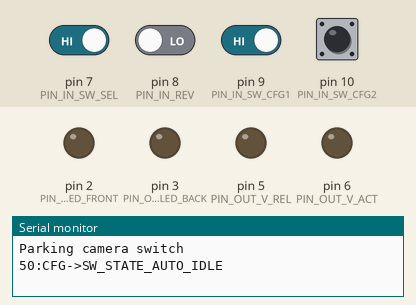
The sketch below on a simulated Arduino Uno, built with avr-gcc and run on an emulated ATmega328P. Shown: output pins drawn as LEDs (lit = HIGH), the last lines printed to the serial monitor. Dashed ring = blinking. The test bench sets the inputs (shaded band); at power-on: pin 7 (PIN_IN_SW_SEL), pin 9 (PIN_IN_SW_CFG1), pin 10 (PIN_IN_SW_CFG2) HIGH, pin 8 (PIN_IN_REV) LOW.

Above: at 1.2 s.
1.3 s: pin 7 (PIN_IN_SW_SEL) driven LOW and pin 9 (PIN_IN_SW_CFG1) driven LOW
At 1.42 s:
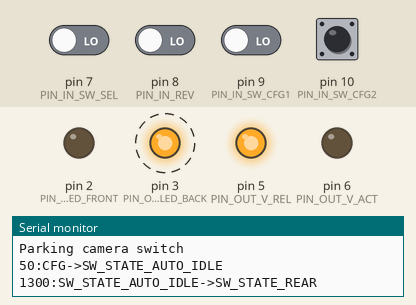
4.3 s: pin 9 (PIN_IN_SW_CFG1) driven HIGH
At 5.5 s:
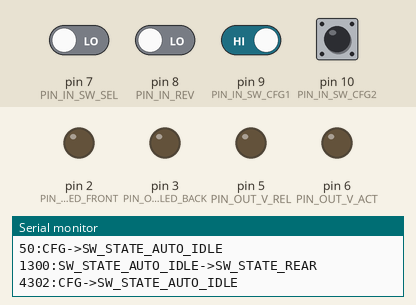
5.8 s: pin 8 (PIN_IN_REV) driven HIGH and pin 9 (PIN_IN_SW_CFG1) driven LOW
At 6.8 s:
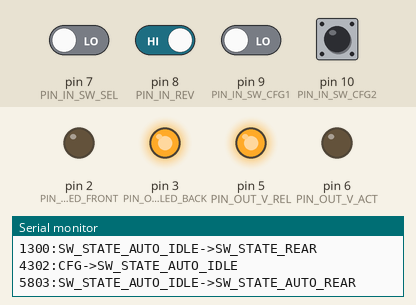
7.3 s: pin 8 (PIN_IN_REV) driven LOW
At 8.0 s:
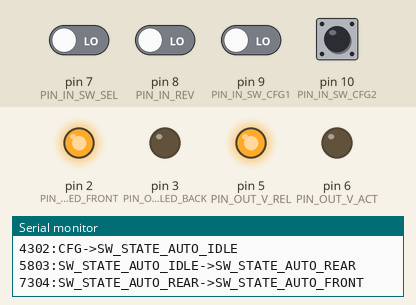
8.8 s: pin 10 (PIN_IN_SW_CFG2) pulled LOW for 0.15 s
At 9.2 s:
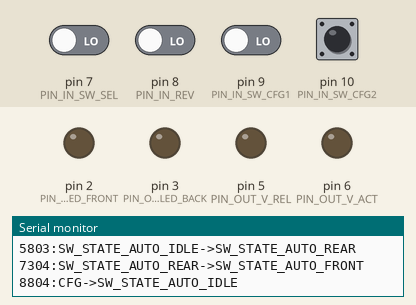
10.4 s: pin 8 (PIN_IN_REV) driven HIGH
At 11.6 s:
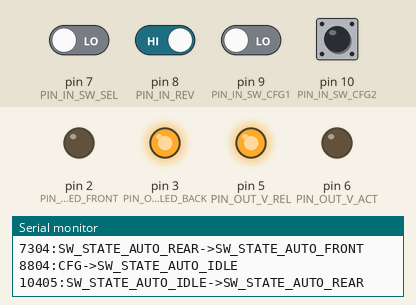
Timing chart, 0 to 12.9 s (numbered marks = the images above; inputs shaded):
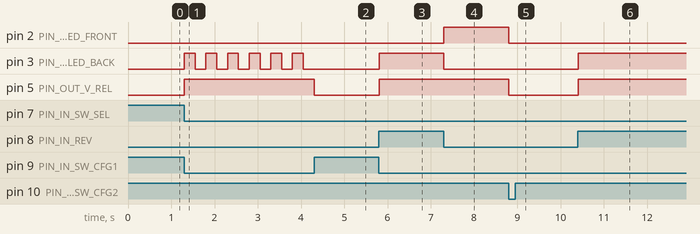

Measured:
- after the input at 1.3 s, pin 3 (PIN_OUT_LED_BACK): alternates HIGH for 0.25 s and LOW for 0.25 s, starting at once; pin 5 (PIN_OUT_V_REL): LOW → HIGH at once
- after the input at 4.3 s, pin 3 (PIN_OUT_LED_BACK): stops changing and stays LOW; pin 5 (PIN_OUT_V_REL): HIGH → LOW at once
- after the input at 5.8 s, pin 3 (PIN_OUT_LED_BACK), pin 5 (PIN_OUT_V_REL): LOW → HIGH at once
- after the input at 7.3 s, pin 2 (PIN_OUT_LED_FRONT): LOW → HIGH at once; pin 3 (PIN_OUT_LED_BACK): HIGH → LOW at once
- after the input at 8.8 s, pin 2 (PIN_OUT_LED_FRONT), pin 5 (PIN_OUT_V_REL): HIGH → LOW at once
- after the input at 10.4 s, pin 3 (PIN_OUT_LED_BACK), pin 5 (PIN_OUT_V_REL): LOW → HIGH at once

The sketch:

arduino_nano_car_back_front_camera_switch.ino
```cpp
/*
 *
 * REV CAM VIDEO   >----
 *                       \__NC
 *                        __  \----> VIDEO OUT
 *                       /  NO|
 * FRONT CAM VIDEO >----      |
 *                            |
 * VIDEO SW RELAY  >----------
 *
 *
 *                         --------
 * REVERSE LIGHT     >----|        |----> STATUS LED FRONT (WHITE)
 *                        |        |
 * SWITCH SELECT     >----|        |----> STATUS LED BACK (RED)
 *                        |        |
 * FRONT BUZ         >----|        |----> VIDEO SW RELAY
 *                        |        |
 *                        |        |----> VIDEO ACT
 *                         --------
 *
 *                 ------                              ------
 *  ---- init --->|      |---- (switch triggered) --->|      |
 *                | AUTO |                            | REAR |
 *                |      |<-- (timeout_det == TRUE) --|      |
 *                 ------                              ------
 *                    ^                                   |
 *                    |                                   |
 *        (switch_trigered) ||                     (switch_trigered)
 *        (timeout_det == TRUE)                           |
 *                    |          -------                  |
 *                     ---------|       |<----------------
 *                              | FRONT |
 *                              |       |
 *                               -------
 *
 *
 *       ----------------------------------------------------------------
 *      |                            AUTO                                |
 *      |                                                                |
 *      |    -------          (f_dist < fdmax) &&             -------    |
 *      |   |       |-------- (auto_front == TRUE) && ------>|       |   |
 * --init-->| AUTO_ |         (rev_act == FALSE)             | AUTO_ |   |
 *      |   | IDLE  |                                        | FRONT |   |
 *      |   |       |<------- (f_dist > fdmax) || ---------->|       |   |
 *      |    -------          (sw_trig == TRUE)               -------    |
 *      |                                                                |
 *      |                                                                |
 *      |                                                                |
 *      |                                                                |
 *      |                                                                |
 *      |                                                                |
 *      |                                                                |
 *      |                                                                |
 *      |                                                                |
 *      |                                                                |
 *      |                                                                |
 *
 *
 *   AUTO_IDLE --sw--> FRONT --sw--> REAR --sw--> AUTO_IDLE
 *                                        --to--> AUTO_IDLE
 *                           --to--> AUTO_IDLE
 *   AUTO_IDLE --rv--> AUTO_REAR --/rv--> AUTO_FRON --to--> AUTO_IDLE
 *                               --sw--> FRONT --sw--> AUTO_REAR
 *                                             --to--> AUTO_REAR
 *
 *
 *  1. std reverse
 *  2. rev + front (ON on request)
 *  3. rev + front (ON always)
 *
 */

#define DEBUG      1
#if (DEBUG)
#define DBG_HDR     Serial.print (millis()); Serial.print (":");
#define DBG(x)      DBG_HDR; Serial.print (x)
#define DBGLN(x)    DBG_HDR; Serial.println (x)
#else
#define DBG
#define DBGLN
#endif

#define PIN_OUT_LED_FRONT       2      // white
#define PIN_OUT_LED_BACK        3      // red
#define PIN_OUT_CAM_POW         4      // camera power
#define PIN_OUT_V_REL           5      // video switch
#define PIN_OUT_V_ACT           6      // video activate (to Headunit)
#define PIN_IN_SW_SEL           7      // switch
#define PIN_IN_REV              8      // reverse active
#define PIN_IN_SW_CFG1          9      // config switch 1
#define PIN_IN_SW_CFG2          10     // config switch 2

#define PIN_IN_SW_ON            LOW
#define PIN_IN_SW_OFF           HIGH

#define PIN_IN_REV_ON           HIGH
#define PIN_IN_REV_OFF          LOW

#define PIN_IN_SW_CFG_ON        LOW
#define PIN_IN_SW_CFG_OFF       HIGH

#define PIN_OUT_RELAY_ON        HIGH
#define PIN_OUT_RELAY_OFF       LOW

#define PIN_OUT_LED_FRONT_ON    HIGH
#define PIN_OUT_LED_FRONT_OFF   LOW

#define PIN_OUT_LED_BACK_ON     HIGH
#define PIN_OUT_LED_BACK_OFF    LOW

#define CYCLIC_PERIOD           50      // period in (ms)

#define TO_SW_FRONT          5000   // front manual activation timeout
#define TO_SW_REAR           5000   // rear manual activation timeout
#define TO_REV_TO_FRONT      5000    // front auto activation from reverse timeout

#define LED_BLINK_PER        500
#define LED_BLINK_TO         (LED_BLINK_PER/2)

typedef enum
{
    SW_STATE_AUTO_IDLE  = 0,   // no video active, relay is OFF
    SW_STATE_AUTO_REAR  = 1,   // no video active, relay is OFF
    SW_STATE_AUTO_FRONT = 2,   // no video active, relay is OFF
    SW_STATE_REAR       = 3,   // reverse light active
    SW_STATE_FRONT      = 4,
    SW_STATE_MAX
} SW_STATE;

typedef enum
{
    SW_CFG_STD_REV   = 0,     // only reverse in standard mode
    SW_CFG_ON_REQ    = 1,     // reverse + front, powered on request
    SW_CFG_ON_ALWAYS = 2      // reverse + front, always powered
} SW_CFG;

uint8_t pinInRev = 0;
uint8_t pinInFrontBuz = 0;

bool ledBlinkOn = false;
uint16_t ledBlinkPer = 0;

SW_CFG swCfg;
bool swCfg1Act = false;     // config switch active
bool swCfg2Act = false;     // config switch active

bool swSelAct = false;      // select switch active
bool swSelActed = false;    // select switch triggered
uint16_t swSelTo = 0;       // selection switch timeout
uint16_t rev2frontTo = 0;       // selection switch timeout

bool swFrontAuto = false;   // auto switch to front camera based on distance
bool revAct = false;        // reverse active (activate by reverse light)
bool revActed = false;      // reverse activated (activated by reverse light)

SW_STATE swState = SW_STATE_AUTO_IDLE;
SW_STATE swStatePrev = SW_STATE_AUTO_IDLE;

uint32_t timeNow = 0;
uint32_t timeOld = 0;

/******************************************************************************
*
* setup - main setup
*
* TODO
*
* RETURNS: N/A
*/

void setup()
    {
    Serial.begin (115200);
    Serial.println ("Parking camera switch");
    setupPins ();
    }

/******************************************************************************
*
* setup - main setup
*
* TODO
*
* RETURNS: N/A
*/

void loop()
    {
    timeNow = millis();
    if ((timeNow - timeOld) < CYCLIC_PERIOD)
        {
        return;
        }
    timeOld = timeNow;

    if (swSelTo > CYCLIC_PERIOD)
        {
        swSelTo -= CYCLIC_PERIOD;
        }
    else
        {
        swSelTo = 0;        // select switch timeout
        }

    if (rev2frontTo > CYCLIC_PERIOD)
        {
        rev2frontTo -= CYCLIC_PERIOD;
        }
    else
        {
        rev2frontTo = 0;
        }

    loopReadInputs ();
    loopState ();
    loopWriteOutputs ();
    }

/******************************************************************************
*
* setup - main setup
*
* TODO
*
* RETURNS: N/A
*/

void setupPins (void)
    {
    pinMode (PIN_OUT_LED_FRONT, OUTPUT);
    pinMode (PIN_OUT_LED_BACK, OUTPUT);
    pinMode (PIN_OUT_V_REL, OUTPUT);
    pinMode (PIN_OUT_V_ACT, OUTPUT);

    pinMode (PIN_IN_SW_SEL, INPUT_PULLUP);
    pinMode (PIN_IN_REV, INPUT);
    pinMode (PIN_IN_SW_CFG1, INPUT_PULLUP);
    pinMode (PIN_IN_SW_CFG2, INPUT_PULLUP);
    }

/******************************************************************************
*
* setup - main setup
*
* TODO
*
* RETURNS: N/A
*/

void loopReadInputs (void)
    {
    uint8_t pin;

    // select switch

    pin = digitalRead (PIN_IN_SW_SEL);
    if ((pin == PIN_IN_SW_ON) && (!swSelAct))    // switch triggered
        {
        swSelActed = true;
        }
    else
        {
        swSelActed = false;
        }

    if (pin == PIN_IN_SW_ON)                  // switch active
        {
        swSelAct = true;
        }
    else
        {
        swSelAct = false;
        }

    // config switch

    pin = digitalRead (PIN_IN_SW_CFG1);
    if (pin == PIN_IN_SW_ON)                  // switch active
        {
        swCfg1Act = true;
        }
    else
        {
        swCfg1Act = false;
        }
    pin = digitalRead (PIN_IN_SW_CFG2);
    if (pin == PIN_IN_SW_ON)                  // switch active
        {
        swCfg2Act = true;
        }
    else
        {
        swCfg2Act = false;
        }

    if (swCfg1Act && !swCfg2Act)
        {
        swCfg = SW_CFG_ON_ALWAYS;
        }
    else if (!swCfg1Act && swCfg2Act)
        {
        swCfg = SW_CFG_ON_REQ;
        }
    else
        {
        swCfg = SW_CFG_STD_REV;
        }

    // reverse activation

    pin = digitalRead (PIN_IN_REV);

    if ((pin == PIN_IN_REV_ON) && (!revAct))    /* reverse activated */
        {
        revActed = true;
        }
    else
        {
        revActed = false;
        }

    if (pin == PIN_IN_REV_ON)                   /* reverse active */
        {
        revAct = true;
        }
    else
        {
        revAct = false;
        }
    }

/******************************************************************************
*
* setup - main setup
*
* TODO
*
* RETURNS: N/A
*/

void loopState (void)
    {
    static int cnt = 1;

    if (swCfg == SW_CFG_STD_REV)
        {
        if (cnt != 0)
            {
            DBGLN ("CFG->SW_STATE_AUTO_IDLE");
            cnt = 0;
            }
         swState = SW_STATE_AUTO_IDLE;
        return;
        }
    cnt++;

    switch (swState)
        {
/* AUTO IDLE */
        case (SW_STATE_AUTO_IDLE):
            if (revActed)
                {
                DBGLN ("SW_STATE_AUTO_IDLE->SW_STATE_AUTO_REAR");
                swStatePrev = swState;
                swState = SW_STATE_AUTO_REAR;
                }
            else if (swSelActed) // selection switch trigger
                {
                DBGLN ("SW_STATE_AUTO_IDLE->SW_STATE_REAR");
                swStatePrev = swState;
                swState = SW_STATE_REAR;
                swSelTo = TO_SW_REAR;
                }
            break;

/* AUTO REAR */
        case (SW_STATE_AUTO_REAR):
            if (!revAct)    // reverse inactive
                {
                DBGLN ("SW_STATE_AUTO_REAR->SW_STATE_AUTO_FRONT");
                swStatePrev = swState;
                swState = SW_STATE_AUTO_FRONT;
                rev2frontTo = TO_REV_TO_FRONT;
                }
            else if (swSelActed)     // request to switch -> FRONT
                {
                DBGLN ("SW_STATE_AUTO_REAR->SW_STATE_FRONT");
                swStatePrev = swState;
                swState = SW_STATE_FRONT;
                swSelTo = TO_SW_FRONT;
                }

            break;

/* AUTO FRONT */
        case (SW_STATE_AUTO_FRONT):
            if (revActed ||
                ((rev2frontTo == 0) && revAct))
                {
                DBGLN ("SW_STATE_AUTO_FRONT->SW_STATE_AUTO_REAR");
                swStatePrev = swState;
                swState = SW_STATE_AUTO_REAR;
                }
            else if (swSelActed || (rev2frontTo == 0))
                {
                DBGLN ("SW_STATE_AUTO_FRONT->SW_STATE_AUTO_IDLE");
                swStatePrev = swState;
                swState = SW_STATE_AUTO_IDLE;
                }
            break;

/* REAR */
        case (SW_STATE_REAR):
            if (swSelActed)
                {
                DBGLN ("SW_STATE_REAR->SW_STATE_FRONT");
                swStatePrev = swState;
                swState = SW_STATE_FRONT;
                swSelTo = TO_SW_FRONT;
                }
            else if (swSelTo == 0) // switch select timeout
                {
                if (revAct)     // switch back to auto REAR
                    {
                    DBGLN ("SW_STATE_REAR->SW_STATE_AUTO_REAR");
                    swStatePrev = swState;
                    swState = SW_STATE_AUTO_REAR;
                    }
                else
                    {
                    DBGLN ("SW_STATE_REAR->SW_STATE_AUTO_IDLE");
                    swStatePrev = swState;
                    swState = SW_STATE_AUTO_IDLE;
                    }
                }
            break;

/* FRONT */
        case (SW_STATE_FRONT):
            if (swSelActed)
                {
                DBGLN ("SW_STATE_FRONT->SW_STATE_AUTO_IDLE");
                swStatePrev = swState;
                swState = SW_STATE_AUTO_IDLE;
                }
            else if (swSelAct)       // keep state while button pressed
                {

                }
            else if (swSelTo == 0) // selection switch trigger
                {
                if (revAct)     // switch back to auto REAR
                    {
                    DBGLN ("SW_STATE_FRONT->SW_STATE_AUTO_REAR");
                    swStatePrev = swState;
                    swState = SW_STATE_AUTO_REAR;
                    }
                else
                    {
                    DBGLN ("SW_STATE_FRONT->SW_STATE_AUTO_IDLE");
                    swStatePrev = swState;
                    swState = SW_STATE_AUTO_IDLE;
                    }
                }
            break;

        default:
            break;
        }
    }

/******************************************************************************
*
* setup - main setup
*
* TODO
*
* RETURNS: N/A
*/

void loopWriteOutputs (void)
    {
    // video switch relay

    if ((swState == SW_STATE_FRONT) ||          /* switch relay to N0 */
        (swState == SW_STATE_AUTO_FRONT))
        {
        digitalWrite (PIN_OUT_V_REL, PIN_OUT_RELAY_ON);
        }
    else
        {
        digitalWrite (PIN_OUT_V_REL, PIN_OUT_RELAY_OFF);
        }

    // CAM power

    if (swCfg == SW_CFG_ON_ALWAYS)
        {
        digitalWrite (PIN_OUT_CAM_POW, PIN_OUT_RELAY_ON);
        }
    else if ((swCfg == SW_CFG_ON_REQ) && (swState != SW_STATE_AUTO_IDLE))
        {
        digitalWrite (PIN_OUT_CAM_POW, PIN_OUT_RELAY_ON);
        }
    else
        {
        digitalWrite (PIN_OUT_CAM_POW, PIN_OUT_RELAY_OFF);
        }

    // video activation

    if (swState != SW_STATE_AUTO_IDLE)
        {
        digitalWrite (PIN_OUT_V_REL, PIN_OUT_RELAY_ON);
        }
    else
        {
        digitalWrite (PIN_OUT_V_REL, PIN_OUT_RELAY_OFF);
        }

    // LED activation

    switch (swState)
        {
        case (SW_STATE_AUTO_IDLE):          // status LEDs OFF

            if (swCfg == SW_CFG_ON_ALWAYS)
                {

                }
            else if (swCfg == SW_CFG_ON_REQ)
                {

                }
            else if (swCfg == SW_CFG_STD_REV)
                {

                }

            digitalWrite (PIN_OUT_LED_BACK, PIN_OUT_LED_BACK_OFF);
            digitalWrite (PIN_OUT_LED_FRONT, PIN_OUT_LED_FRONT_OFF);
            break;

        case (SW_STATE_AUTO_REAR):           // static RED status LED
            digitalWrite (PIN_OUT_LED_BACK, PIN_OUT_LED_BACK_ON);
            digitalWrite (PIN_OUT_LED_FRONT, PIN_OUT_LED_FRONT_OFF);
            break;

        case (SW_STATE_AUTO_FRONT):          // static WHITE status LED
            digitalWrite (PIN_OUT_LED_BACK, PIN_OUT_LED_BACK_OFF);
            digitalWrite (PIN_OUT_LED_FRONT, PIN_OUT_LED_FRONT_ON);
            break;

        case (SW_STATE_REAR):               // blinking RED status LED
            digitalWrite (PIN_OUT_LED_FRONT, PIN_OUT_LED_FRONT_OFF);
            if (ledBlinkPer == 0)
                {
                ledBlinkPer = LED_BLINK_TO;
                ledBlinkOn = !ledBlinkOn;
                }
            digitalWrite (PIN_OUT_LED_BACK, ledBlinkOn);
            break;

        case (SW_STATE_FRONT):              // blinking WHITE status LED
            digitalWrite (PIN_OUT_LED_BACK, PIN_OUT_LED_BACK_OFF);
            if (ledBlinkPer == 0)
                {
                ledBlinkPer = LED_BLINK_TO;
                ledBlinkOn = !ledBlinkOn;
                }
            digitalWrite (PIN_OUT_LED_FRONT, ledBlinkOn);
            break;

        default:
            ledBlinkPer = 0;
            ledBlinkOn = false;
            break;
        }

    if (ledBlinkPer > CYCLIC_PERIOD)
        {
        ledBlinkPer -= CYCLIC_PERIOD;
        }
    else
        {
        ledBlinkPer = 0;
        }
    }
```
